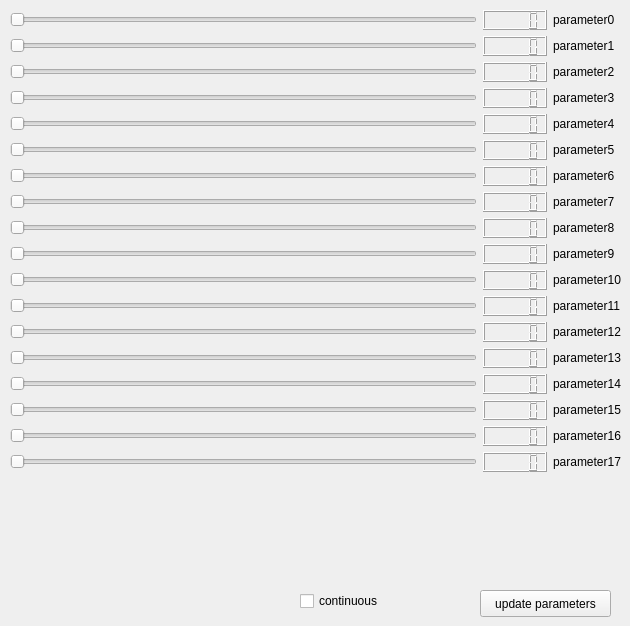
       <widget class="QWidget" name="parameter_tab">
        <attribute name="title">
         <string>parameters</string>
        </attribute>
        <widget class="QWidget" name="layoutWidget">
         <property name="geometry">
          <rect>
           <x>10</x>
           <y>10</y>
           <width>611</width>
           <height>566</height>
          </rect>
         </property>
         <layout class="QGridLayout" name="gridLayout_parameters">
          <property name="sizeConstraint">
           <enum>QLayout::SetMaximumSize</enum>
          </property>
          <item row="0" column="1">
           <widget class="QLCDNumber" name="lcdNumber_parameter_00">
            <property name="maximumSize">
             <size>
              <width>16777215</width>
              <height>20</height>
             </size>
            </property>
           </widget>
          </item>
          <item row="10" column="2">
           <widget class="QLabel" name="label_parameter_10">
            <property name="maximumSize">
             <size>
              <width>16777215</width>
              <height>20</height>
             </size>
            </property>
            <property name="text">
             <string>parameter10</string>
            </property>
           </widget>
          </item>
          <item row="16" column="1">
           <widget class="QLCDNumber" name="lcdNumber_parameter_16">
            <property name="maximumSize">
             <size>
              <width>16777215</width>
              <height>20</height>
             </size>
            </property>
           </widget>
          </item>
          <item row="6" column="1">
           <widget class="QLCDNumber" name="lcdNumber_parameter_06">
            <property name="maximumSize">
             <size>
              <width>16777215</width>
              <height>20</height>
             </size>
            </property>
           </widget>
          </item>
          <item row="10" column="0">
           <widget class="QSlider" name="horizontalSlider_parameter_10">
            <property name="maximumSize">
             <size>
              <width>16777215</width>
              <height>20</height>
             </size>
            </property>
            <property name="orientation">
             <enum>Qt::Horizontal</enum>
            </property>
           </widget>
          </item>
          <item row="15" column="0">
           <widget class="QSlider" name="horizontalSlider_parameter_15">
            <property name="maximumSize">
             <size>
              <width>16777215</width>
              <height>20</height>
             </size>
            </property>
            <property name="orientation">
             <enum>Qt::Horizontal</enum>
            </property>
           </widget>
          </item>
          <item row="3" column="0">
           <widget class="QSlider" name="horizontalSlider_parameter_03">
            <property name="maximumSize">
             <size>
              <width>16777215</width>
              <height>20</height>
             </size>
            </property>
            <property name="orientation">
             <enum>Qt::Horizontal</enum>
            </property>
           </widget>
          </item>
          <item row="1" column="1">
           <widget class="QLCDNumber" name="lcdNumber_parameter_01">
            <property name="maximumSize">
             <size>
              <width>16777215</width>
              <height>20</height>
             </size>
            </property>
           </widget>
          </item>
          <item row="3" column="1">
           <widget class="QLCDNumber" name="lcdNumber_parameter_03">
            <property name="maximumSize">
             <size>
              <width>16777215</width>
              <height>20</height>
             </size>
            </property>
           </widget>
          </item>
          <item row="5" column="0">
           <widget class="QSlider" name="horizontalSlider_parameter_05">
            <property name="maximumSize">
             <size>
              <width>16777215</width>
              <height>20</height>
             </size>
            </property>
            <property name="orientation">
             <enum>Qt::Horizontal</enum>
            </property>
           </widget>
          </item>
          <item row="0" column="2">
           <widget class="QLabel" name="label_parameter_00">
            <property name="maximumSize">
             <size>
              <width>16777215</width>
              <height>20</height>
             </size>
            </property>
            <property name="text">
             <string>parameter0</string>
            </property>
           </widget>
          </item>
          <item row="15" column="2">
           <widget class="QLabel" name="label_parameter_15">
            <property name="maximumSize">
             <size>
              <width>16777215</width>
              <height>20</height>
             </size>
            </property>
            <property name="text">
             <string>parameter15</string>
            </property>
           </widget>
          </item>
          <item row="1" column="0">
           <widget class="QSlider" name="horizontalSlider_parameter_01">
            <property name="maximumSize">
             <size>
              <width>16777215</width>
              <height>20</height>
             </size>
            </property>
            <property name="orientation">
             <enum>Qt::Horizontal</enum>
            </property>
           </widget>
          </item>
          <item row="3" column="2">
           <widget class="QLabel" name="label_parameter_03">
            <property name="maximumSize">
             <size>
              <width>16777215</width>
              <height>20</height>
             </size>
            </property>
            <property name="text">
             <string>parameter3</string>
            </property>
           </widget>
          </item>
          <item row="1" column="2">
           <widget class="QLabel" name="label_parameter_01">
            <property name="maximumSize">
             <size>
              <width>16777215</width>
              <height>20</height>
             </size>
            </property>
            <property name="text">
             <string>parameter1</string>
            </property>
           </widget>
          </item>
          <item row="0" column="0">
           <widget class="QSlider" name="horizontalSlider_parameter_00">
            <property name="maximumSize">
             <size>
              <width>1000</width>
              <height>20</height>
             </size>
            </property>
            <property name="orientation">
             <enum>Qt::Horizontal</enum>
            </property>
           </widget>
          </item>
          <item row="7" column="0">
           <widget class="QSlider" name="horizontalSlider_parameter_07">
            <property name="maximumSize">
             <size>
              <width>16777215</width>
              <height>20</height>
             </size>
            </property>
            <property name="orientation">
             <enum>Qt::Horizontal</enum>
            </property>
           </widget>
          </item>
          <item row="2" column="0">
           <widget class="QSlider" name="horizontalSlider_parameter_02">
            <property name="maximumSize">
             <size>
              <width>16777215</width>
              <height>20</height>
             </size>
            </property>
            <property name="orientation">
             <enum>Qt::Horizontal</enum>
            </property>
           </widget>
          </item>
          <item row="4" column="2">
           <widget class="QLabel" name="label_parameter_04">
            <property name="maximumSize">
             <size>
              <width>16777215</width>
              <height>20</height>
             </size>
            </property>
            <property name="text">
             <string>parameter4</string>
            </property>
           </widget>
          </item>
          <item row="4" column="0">
           <widget class="QSlider" name="horizontalSlider_parameter_04">
            <property name="maximumSize">
             <size>
              <width>16777215</width>
              <height>20</height>
             </size>
            </property>
            <property name="orientation">
             <enum>Qt::Horizontal</enum>
            </property>
           </widget>
          </item>
          <item row="11" column="2">
           <widget class="QLabel" name="label_parameter_11">
            <property name="maximumSize">
             <size>
              <width>16777215</width>
              <height>20</height>
             </size>
            </property>
            <property name="text">
             <string>parameter11</string>
            </property>
           </widget>
          </item>
          <item row="12" column="0">
           <widget class="QSlider" name="horizontalSlider_parameter_12">
            <property name="maximumSize">
             <size>
              <width>16777215</width>
              <height>20</height>
             </size>
            </property>
            <property name="orientation">
             <enum>Qt::Horizontal</enum>
            </property>
           </widget>
          </item>
          <item row="16" column="0">
           <widget class="QSlider" name="horizontalSlider_parameter_16">
            <property name="maximumSize">
             <size>
              <width>16777215</width>
              <height>20</height>
             </size>
            </property>
            <property name="orientation">
             <enum>Qt::Horizontal</enum>
            </property>
           </widget>
          </item>
          <item row="6" column="2">
           <widget class="QLabel" name="label_parameter_06">
            <property name="maximumSize">
             <size>
              <width>16777215</width>
              <height>20</height>
             </size>
            </property>
            <property name="text">
             <string>parameter6</string>
            </property>
           </widget>
          </item>
          <item row="6" column="0">
           <widget class="QSlider" name="horizontalSlider_parameter_06">
            <property name="maximumSize">
             <size>
              <width>16777215</width>
              <height>20</height>
             </size>
            </property>
            <property name="orientation">
             <enum>Qt::Horizontal</enum>
            </property>
           </widget>
          </item>
          <item row="7" column="2">
           <widget class="QLabel" name="label_parameter_07">
            <property name="maximumSize">
             <size>
              <width>16777215</width>
              <height>20</height>
             </size>
            </property>
            <property name="text">
             <string>parameter7</string>
            </property>
           </widget>
          </item>
          <item row="2" column="1">
           <widget class="QLCDNumber" name="lcdNumber_parameter_02">
            <property name="maximumSize">
             <size>
              <width>16777215</width>
              <height>20</height>
             </size>
            </property>
           </widget>
          </item>
          <item row="2" column="2">
           <widget class="QLabel" name="label_parameter_02">
            <property name="maximumSize">
             <size>
              <width>16777215</width>
              <height>20</height>
             </size>
            </property>
            <property name="text">
             <string>parameter2</string>
            </property>
           </widget>
          </item>
          <item row="4" column="1">
           <widget class="QLCDNumber" name="lcdNumber_parameter_04">
            <property name="maximumSize">
             <size>
              <width>16777215</width>
              <height>20</height>
             </size>
            </property>
           </widget>
          </item>
          <item row="7" column="1">
           <widget class="QLCDNumber" name="lcdNumber_parameter_07">
            <property name="maximumSize">
             <size>
              <width>16777215</width>
              <height>20</height>
             </size>
            </property>
           </widget>
          </item>
          <item row="5" column="1">
           <widget class="QLCDNumber" name="lcdNumber_parameter_05">
            <property name="maximumSize">
             <size>
              <width>16777215</width>
              <height>20</height>
             </size>
            </property>
           </widget>
          </item>
          <item row="5" column="2">
           <widget class="QLabel" name="label_parameter_05">
            <property name="maximumSize">
             <size>
              <width>16777215</width>
              <height>20</height>
             </size>
            </property>
            <property name="text">
             <string>parameter5</string>
            </property>
           </widget>
          </item>
          <item row="8" column="0">
           <widget class="QSlider" name="horizontalSlider_parameter_08">
            <property name="maximumSize">
             <size>
              <width>16777215</width>
              <height>20</height>
             </size>
            </property>
            <property name="orientation">
             <enum>Qt::Horizontal</enum>
            </property>
           </widget>
          </item>
          <item row="9" column="2">
           <widget class="QLabel" name="label_parameter_09">
            <property name="maximumSize">
             <size>
              <width>16777215</width>
              <height>20</height>
             </size>
            </property>
            <property name="text">
             <string>parameter9</string>
            </property>
           </widget>
          </item>
          <item row="8" column="2">
           <widget class="QLabel" name="label_parameter_08">
            <property name="maximumSize">
             <size>
              <width>16777215</width>
              <height>20</height>
             </size>
            </property>
            <property name="text">
             <string>parameter8</string>
            </property>
           </widget>
          </item>
          <item row="13" column="0">
           <widget class="QSlider" name="horizontalSlider_parameter_13">
            <property name="maximumSize">
             <size>
              <width>16777215</width>
              <height>20</height>
             </size>
            </property>
            <property name="orientation">
             <enum>Qt::Horizontal</enum>
            </property>
           </widget>
          </item>
          <item row="13" column="2">
           <widget class="QLabel" name="label_parameter_13">
            <property name="maximumSize">
             <size>
              <width>16777215</width>
              <height>20</height>
             </size>
            </property>
            <property name="text">
             <string>parameter13</string>
            </property>
           </widget>
          </item>
          <item row="11" column="0">
           <widget class="QSlider" name="horizontalSlider_parameter_11">
            <property name="maximumSize">
             <size>
              <width>16777215</width>
              <height>20</height>
             </size>
            </property>
            <property name="orientation">
             <enum>Qt::Horizontal</enum>
            </property>
           </widget>
          </item>
          <item row="14" column="2">
           <widget class="QLabel" name="label_parameter_14">
            <property name="maximumSize">
             <size>
              <width>16777215</width>
              <height>20</height>
             </size>
            </property>
            <property name="text">
             <string>parameter14</string>
            </property>
           </widget>
          </item>
          <item row="12" column="2">
           <widget class="QLabel" name="label_parameter_12">
            <property name="maximumSize">
             <size>
              <width>16777215</width>
              <height>20</height>
             </size>
            </property>
            <property name="text">
             <string>parameter12</string>
            </property>
           </widget>
          </item>
          <item row="14" column="0">
           <widget class="QSlider" name="horizontalSlider_parameter_14">
            <property name="maximumSize">
             <size>
              <width>16777215</width>
              <height>20</height>
             </size>
            </property>
            <property name="orientation">
             <enum>Qt::Horizontal</enum>
            </property>
           </widget>
          </item>
          <item row="9" column="0">
           <widget class="QSlider" name="horizontalSlider_parameter_09">
            <property name="maximumSize">
             <size>
              <width>16777215</width>
              <height>20</height>
             </size>
            </property>
            <property name="orientation">
             <enum>Qt::Horizontal</enum>
            </property>
           </widget>
          </item>
          <item row="17" column="0">
           <widget class="QSlider" name="horizontalSlider_parameter_17">
            <property name="maximumSize">
             <size>
              <width>16777215</width>
              <height>20</height>
             </size>
            </property>
            <property name="orientation">
             <enum>Qt::Horizontal</enum>
            </property>
           </widget>
          </item>
          <item row="16" column="2">
           <widget class="QLabel" name="label_parameter_16">
            <property name="maximumSize">
             <size>
              <width>16777215</width>
              <height>20</height>
             </size>
            </property>
            <property name="text">
             <string>parameter16</string>
            </property>
           </widget>
          </item>
          <item row="17" column="2">
           <widget class="QLabel" name="label_parameter_17">
            <property name="maximumSize">
             <size>
              <width>16777215</width>
              <height>20</height>
             </size>
            </property>
            <property name="text">
             <string>parameter17</string>
            </property>
           </widget>
          </item>
          <item row="8" column="1">
           <widget class="QLCDNumber" name="lcdNumber_parameter_08">
            <property name="maximumSize">
             <size>
              <width>16777215</width>
              <height>20</height>
             </size>
            </property>
           </widget>
          </item>
          <item row="9" column="1">
           <widget class="QLCDNumber" name="lcdNumber_parameter_09">
            <property name="maximumSize">
             <size>
              <width>16777215</width>
              <height>20</height>
             </size>
            </property>
           </widget>
          </item>
          <item row="10" column="1">
           <widget class="QLCDNumber" name="lcdNumber_parameter_10">
            <property name="maximumSize">
             <size>
              <width>16777215</width>
              <height>20</height>
             </size>
            </property>
           </widget>
          </item>
          <item row="11" column="1">
           <widget class="QLCDNumber" name="lcdNumber_parameter_11">
            <property name="maximumSize">
             <size>
              <width>16777215</width>
              <height>20</height>
             </size>
            </property>
           </widget>
          </item>
          <item row="12" column="1">
           <widget class="QLCDNumber" name="lcdNumber_parameter_12">
            <property name="maximumSize">
             <size>
              <width>16777215</width>
              <height>20</height>
             </size>
            </property>
           </widget>
          </item>
          <item row="13" column="1">
           <widget class="QLCDNumber" name="lcdNumber_parameter_13">
            <property name="maximumSize">
             <size>
              <width>16777215</width>
              <height>20</height>
             </size>
            </property>
           </widget>
          </item>
          <item row="14" column="1">
           <widget class="QLCDNumber" name="lcdNumber_parameter_14">
            <property name="maximumSize">
             <size>
              <width>16777215</width>
              <height>20</height>
             </size>
            </property>
           </widget>
          </item>
          <item row="15" column="1">
           <widget class="QLCDNumber" name="lcdNumber_parameter_15">
            <property name="maximumSize">
             <size>
              <width>16777215</width>
              <height>20</height>
             </size>
            </property>
           </widget>
          </item>
          <item row="17" column="1">
           <widget class="QLCDNumber" name="lcdNumber_parameter_17">
            <property name="maximumSize">
             <size>
              <width>16777215</width>
              <height>20</height>
             </size>
            </property>
           </widget>
          </item>
         </layout>
        </widget>
        <widget class="QCheckBox" name="checkBox_parameters_update_continuous">
         <property name="geometry">
          <rect>
           <x>300</x>
           <y>590</y>
           <width>131</width>
           <height>22</height>
          </rect>
         </property>
         <property name="text">
          <string>continuous</string>
         </property>
        </widget>
        <widget class="QPushButton" name="pushButton_parameters_update">
         <property name="geometry">
          <rect>
           <x>480</x>
           <y>590</y>
           <width>131</width>
           <height>27</height>
          </rect>
         </property>
         <property name="text">
          <string>update parameters</string>
         </property>
        </widget>
       </widget>
